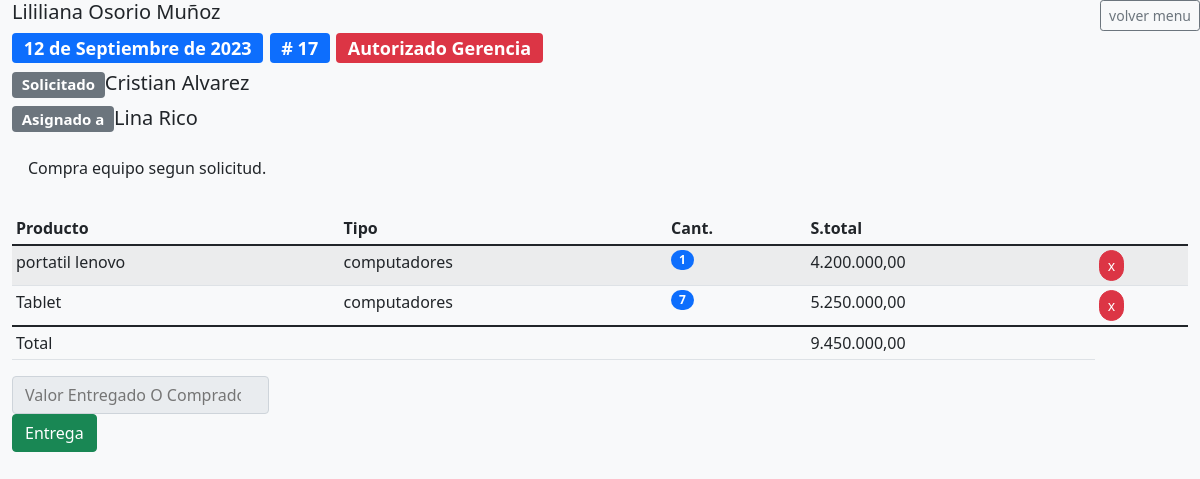
Screenshot of /comprasDetalle/17/ (signed in) with the database file from the repository.
### compras/models.py (models this page shows, shortened)
class CompraCabecera(models.Model):
    asignado_a = models.ForeignKey(User, on_delete=models.PROTECT, related_name='asignado_a')
    fecha_registro = models.DateField(null=True, blank=True, default=get_today)
    fecha_aprobado = models.DateField(null=True, blank=True,)
    fecha_autorizado = models.DateField(null=True, blank=True,)
    fecha_entrega = models.DateField(null=True, blank=True,)
    fecha_cerrado = models.DateField(null=True, blank=True,)
    categoria_id = models.ForeignKey(Categoria, on_delete=models.PROTECT, related_name='categoria_id')
    usuario_registro = models.ForeignKey(User, on_delete=models.PROTECT, related_name='usuario_registro')
    usuario_aprobado = models.ForeignKey(User, null=True, blank=True, on_delete=models.PROTECT, related_name='usuario_aprobado')
    usuario_autorizado = models.ForeignKey(User, null=True, blank=True, on_delete=models.PROTECT, related_name='usuario_autorizado')
    usuario_entrega = models.ForeignKey(User, null=True, blank=True, on_delete=models.PROTECT, related_name='usuario_entrega')
    usuario_rechaza = models.ForeignKey(User, null=True, blank=True, on_delete=models.PROTECT, related_name='usuario_rechaza')
    observaciones = models.CharField(max_length=250, null=True, blank=True)
    estado = models.CharField(max_length=1, choices=ESTADOS_COMPRA, default='0')
    total = models.IntegerField(default=0)
    valor_entregado = models.IntegerField(default=0)
    class Meta:
        permissions = [('puede_aprobar_compra', 'puede_aprobar_compra'),
                       ('puede_entregar_compra', 'puede_entregar_compra'),
                       ('puede_cerrar_compra', 'puede_cerrar_compra'),
                       ('puede_ver_todas_las_compras', 'puede_ver_todas_las_compras'),
                       ('puede_ser_aprobador', 'puede_ser_aprobador'),
                       ('puede_ser_entregador', 'puede_ser_entregador'),]

class CompraDetalle(models.Model):
    compra_cabecera = models.ForeignKey(CompraCabecera, on_delete=models.PROTECT)
    producto = models.CharField(max_length=250, null=True, blank=True )
    tipo_producto = models.ForeignKey(TipoProducto, on_delete=models.PROTECT, null=True, blank=True)
    cantidad = models.IntegerField()
    precio = models.DecimalField(max_digits=10, decimal_places=2)
    subtotal = models.DecimalField(max_digits=10, decimal_places=2)

class TipoProducto(models.Model):
    codigo = models.CharField(max_length=10)
    nombre = models.CharField(max_length=250)

### compras/views.py (the view, shortened to what this page needs)
# urls.py: path('comprasDetalle/<int:id>/',comprasDetalle,name="comprasDetalle"),
@login_required
def comprasDetalle(request, id):
    print(f'llego hasta aqui? {id}')
    pedido = CompraCabecera.objects.filter(id=id)
    tipo_productos = TipoProducto.objects.all()
    detalle = CompraDetalle.objects.filter(compra_cabecera=id)
    total = 0 if len(detalle)== 0 else sum(i.subtotal for i in detalle)
    __totalizar_cabercera(total, id)
    return render(request, 'comprasDetalle.html', {'pedido': pedido, 'detalle': detalle, 'tipo_productos': tipo_productos, 'total': total})

### compras/views.py (called while the page is built)
def __totalizar_cabercera(total, id):
    pedido = CompraCabecera.objects.get(id=id)
    pedido.total = total
    pedido.save()

### compras/templates/comprasDetalle.html (shortened to what this page needs)
{% load static %}
{% load humanize %}
<!DOCTYPE html>
<html lang="es">
<head>
    <link href="https://cdn.jsdelivr.net/npm/bootstrap@5.1.3/dist/css/bootstrap.min.css" rel="stylesheet">
    <link href='https://unpkg.com/boxicons@2.1.2/css/boxicons.min.css' rel='stylesheet'>
    <link href='https://cdnjs.cloudflare.com/ajax/libs/jstree/3.3.12/themes/default/style.min.css' rel='stylesheet' type='text/css'>
    <link rel="stylesheet" href="https://cdnjs.cloudflare.com/ajax/libs/jstree/3.2.1/themes/default/style.min.css" />
    <link rel="stylesheet" href="https://cdn.jsdelivr.net/npm/sweetalert2@11.1.6/dist/sweetalert2.min.css">
</head>
<body class="bg-light text-dark">
    <div class="container-fluid">
        <div class="row">
            <div class="col-xxl-12 col-xl-12 col-lg-12 col-md-12 col-sm-12 col-xs-12 col-12">
                <h5>{{request.user.first_name}} {{request.user.last_name}}
                    <a class="btn btn-sm btn-outline-secondary position-absolute end-0" href="{% url 'compras' %}">volver menu</a></h5>
                {%for p in pedido %}
                <h4><span class="badge bg-primary">{{p.fecha_registro}}  </span> <span class="badge bg-primary"># {{p.id}}   </span> <span class="badge bg-danger">{{p.get_estado_display}}</span></h4>
                <h5><span class="badge bg-secondary">Solicitado   </span>{{p.usuario_registro.first_name}} {{p.usuario_registro.last_name}}</h5>
                <h5><span class="badge bg-secondary">Asignado a  </span>{{p.asignado_a.first_name}} {{p.asignado_a.last_name}}</h5>
                <p class="text-bg-info p-3">{{p.observaciones}}</p>
            </div>
            {% endfor %}
            <div class="col-xxl-12 col-xl-12 col-lg-12 col-md-12 col-sm-12 col-xs-12 col-12">
                <table class="table table-hover table-striped table-sm">
                    <thead>
                        <tr>
                            <th>Producto</th>
                            <th>Tipo</th>
                            <th>Cant.</th>
                            <th>S.total</th>
                            <th></th>
                        </tr>
                    </thead>
                    <tbody>
                        {% for d in detalle %}
                        <tr>
                            <td>{{d.producto}}</td>
                            <td>{{d.tipo_producto.nombre}}</td>
                            <td class="position-relative">
                                <span class="position-absolute badge rounded-pill bg-primary">
                                    {{d.cantidad}}
                                </span>
                            </td>
                            <td>{{d.subtotal | intcomma}}</td>
                            <td><form method="post">
                                <button type="submit" class="btn btn-danger btn-sm rounded-pill" name="bdelete" value="{{d.id}}">x</button>
                            </form></td>
                        </tr>
                        {% endfor %}
                    </tbody>
                    <tfoot>
                        <tr>
                            <td colspan="3">Total</td>
                            <td>{{total | intcomma}}</td>
                        </tr>
                    </tfoot>
                </table>
            </div>
            <div class="col-xxl-12 col-xl-12 col-lg-12 col-md-12 col-sm-12 col-xs-12 col-12">
                <form method="post">
                    {%for p in pedido %}
                    {% if p.estado == '3' %}
                    <input type="number" placeholder="Valor Entregado O Comprado" class="input-group-text" name="ientrega" id="ientrega"  required>
                    <button class="btn btn-success" id="bentrega" name="bentrega" value="bentrega">Entrega</button>
                    {% endif %}
                    {% endfor %}
                </form>
            </div>
        </div>
    </div>
</body>

### rows the page displays
CompraCabecera: fecha_registro "12 de Septiembre de 2023", id "17", estado "Autorizado Gerencia", usuario_registro.first_name "Cristian", usuario_registro.last_name "Alvarez", asignado_a.first_name "Lina", asignado_a.last_name "Rico", observaciones "Compra equipo segun solicitud.", total "9.450.000,00"
CompraDetalle: producto "portatil lenovo", tipo_producto.nombre "computadores", cantidad "1", subtotal "4.200.000,00", {{ d.id }} 22 (drawn)
CompraDetalle: producto "Tablet", tipo_producto.nombre "computadores", cantidad "7", subtotal "5.250.000,00", {{ d.id }} 23 (drawn)

### other values shown
{{ request.user.first_name }} "Lililiana"
{{ request.user.last_name }} "Osorio Muñoz"
